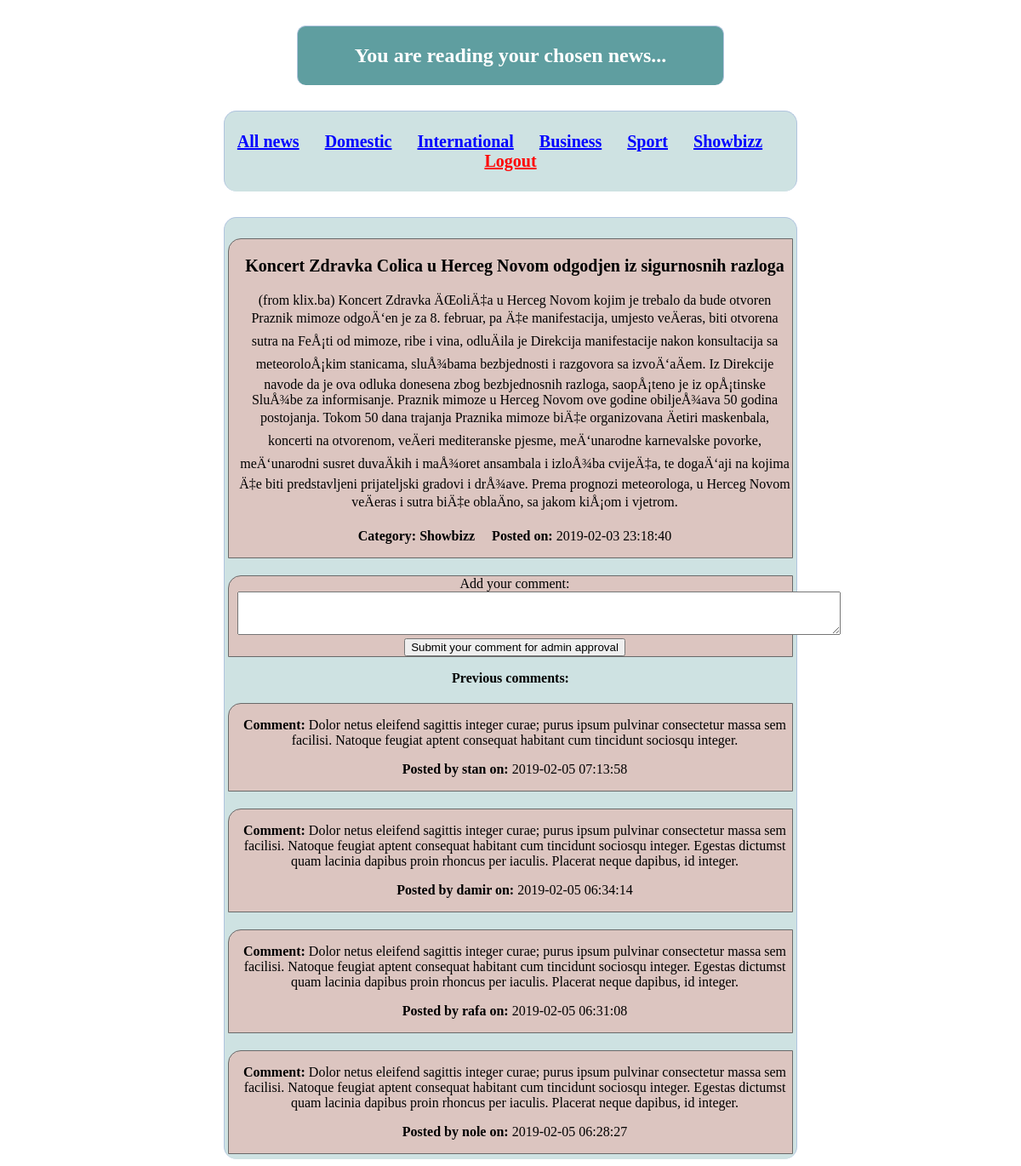
Screenshot of /myWebApp/news/show.php?idnews=8&username=AdoMino with the database file from the repository.
### tables this page shows
CREATE TABLE IF NOT EXISTS `news` (
  `idnews` int(11) NOT NULL AUTO_INCREMENT,
  `ntitle` varchar(255) NOT NULL,
  `ncontent` text NOT NULL,
  `ncategory` enum('Domestic','International','Business','Sport','Showbizz') NOT NULL,
  `ndatetime` datetime NOT NULL DEFAULT CURRENT_TIMESTAMP,
  PRIMARY KEY (`idnews`)
);

CREATE TABLE IF NOT EXISTS `comments` (
  `idcomment` int(11) NOT NULL AUTO_INCREMENT,
  `comment` text NOT NULL,
  `iduser` int(11) NOT NULL,
  `idnews` int(11) NOT NULL,
  `cdatetime` datetime DEFAULT CURRENT_TIMESTAMP,
  `is_approved` bit(1) DEFAULT NULL,
  PRIMARY KEY (`idcomment`),
  KEY `iduser` (`iduser`),
  KEY `idnews` (`idnews`)
);

CREATE TABLE IF NOT EXISTS `users` (
  `iduser` int(11) NOT NULL AUTO_INCREMENT,
  `username` varchar(60) NOT NULL,
  `password` varchar(100) NOT NULL,
  `email` varchar(100) NOT NULL,
  `status` bit(1) DEFAULT NULL,
  `isblocked` bit(1) DEFAULT NULL,
  PRIMARY KEY (`iduser`)
);

### myWebApp/news/show.php (the view, shortened to what this page needs)
<!DOCTYPE html>
<html>
<head>
	<link rel="stylesheet" type="text/css" href="../admin/style.css">
</head>
<?php
if(isset($_GET['idnews'])){
	$idnews = $_GET['idnews'];
	}
?>
<body>
	<div class="adminheader">
	<h2>You are reading your chosen news...</h2>
	</div>
	<div class="subheader">
		<?php include_once 'subheadernews.php'; ?>
	</div>
	<div class="subheader">
		<?php
			require('../konekcija.php');
			$query = "SELECT * FROM news WHERE idnews = '{$idnews}'";
			$result = mysqli_query ($conn, $query);
			$row = mysqli_fetch_assoc($result);
			?>
				<div class = "news">
						<p style="font-size:20px"><b><?php echo $row['ntitle']; ?></b></p>
						<p><?php echo $row['ncontent']; ?></p>
						<p><b>Category: <?php echo $row['ncategory']; ?></b>&nbsp;&nbsp;&nbsp;&nbsp;&nbsp;<b>Posted on: </b><?php echo $row['ndatetime']; ?></p>
				</div>
				<div class = "news">
					<form action = "#" method = "post">
						<label>Add your comment:<br/>
						<textarea name = "comment" rows="3" cols="86"></textarea></label></br>
						<input type = "submit" name = "submit" value = "Submit your comment for admin approval"></br>
					</form>
					<?php include_once 'addYourComment.php'; ?>
				</div>
					<p><b><?php echo "Previous comments:"; ?></b></p>
					<?php include_once ('previousComments.php'); ?>
	</div>
</body>
</html>

### myWebApp/news/previousComments.php (shortened to what this page needs)
<?php
			require('../konekcija.php');
			$queryc = "SELECT * FROM comments WHERE idnews='{$idnews}'";
			$resultc1 = mysqli_query ($conn, $queryc);
			if(mysqli_num_rows($resultc1) > 0){
				$resultc2 = array();
				while ($row = mysqli_fetch_assoc($resultc1)){
					array_push($resultc2, $row);
				}
			}else{
				die("<b>No previous comments available.</b>");
				}
			$resultc3 = array_reverse($resultc2);
			for ($row = 0; $row < count ($resultc3); $row++){
				?>
				<div class = "news">
						<p><b>Comment: </b><?php echo $resultc3[$row]['comment']; ?></p>
						<?php $cUserId = $resultc3[$row]['iduser'];
						?>
						<?php $query = "SELECT * FROM users WHERE iduser='{$cUserId}'";
						$result = mysqli_query($conn, $query);
						if(mysqli_num_rows($result) === 1) {
						$res = mysqli_fetch_assoc($result);
						$comUsername= $res['username'];}?>
						<p><b>Posted by <?php echo $comUsername; ?> on: </b><?php echo $resultc3[$row]['cdatetime']; ?></p>
				</div>
				<?php
				}
			?>

### myWebApp/admin/style.css (style rules this page uses)
.subheader { width: 56%; margin: 30px auto 0px; color: black; background: rgb(95, 158, 160, 0.3); text-align: center; border: 1px solid #B0C4DE; border-bottom: none; border-radius: 15px; padding: 4px; }
.adminheader { width: 42%; margin: 30px auto 0px; color: white; background: rgb(95, 158, 160); text-align: center; border: 1px solid #B0C4DE; border-bottom: none; border-radius: 10px 10px 10px 10px; padding: 1px; }
.news { background-color: rgba(250, 128, 114, 0.3); padding-left: 10px; margin-bottom: 2px; margin-top: 20px; border-radius: 15px 0px 0px 0px; border: 1px solid #696969; }

### rows the page displays
news: ntitle "Koncert Zdravka Colica u Herceg Novom odgodjen iz sigurnosnih razloga", ncontent "(from klix.ba) Koncert Zdravka ÄŒoliÄ‡a u Herceg Novom kojim je trebalo da bude otvoren Praznik mimoze odgoÄ‘en je za 8. februar, pa Ä‡e manifestacija, umjesto veÄeras, biti otvorena sutra na FeÅ¡ti od mimoze, ribe i vina, odluÄila je Direkcija manifestacije nakon konsultacija sa meteoroloÅ¡kim stanicama, sluÅ¾bama bezbjednosti i razgovora sa izvoÄ‘aÄem. Iz Direkcije navode da je ova odluka donesena zbog bezbjednosnih razloga, saopÅ¡teno je iz opÅ¡tinske SluÅ¾be za informisanje. Praznik mimoze u Herceg Novom ove godine obiljeÅ¾ava 50 godina postojanja. Tokom 50 dana trajanja Praznika mimoze biÄ‡e organizovana Äetiri maskenbala, koncerti na otvorenom, veÄeri mediteranske pjesme,…", ncategory "Showbizz", ndatetime "2019-02-03 23:18:40"
comments: comment "Dolor netus eleifend sagittis integer curae; purus ipsum pulvinar consectetur massa sem facilisi. Natoque feugiat aptent consequat habitant cum tincidunt sociosqu integer.", iduser.username "stan", cdatetime "2019-02-05 07:13:58"
comments: comment "Dolor netus eleifend sagittis integer curae; purus ipsum pulvinar consectetur massa sem facilisi. Natoque feugiat aptent consequat habitant cum tincidunt sociosqu integer. Egestas dictumst quam lacinia dapibus proin rhoncus per iaculis. Placerat neque dapibus, id integer.", iduser.username "damir", cdatetime "2019-02-05 06:34:14"
comments: comment "Dolor netus eleifend sagittis integer curae; purus ipsum pulvinar consectetur massa sem facilisi. Natoque feugiat aptent consequat habitant cum tincidunt sociosqu integer. Egestas dictumst quam lacinia dapibus proin rhoncus per iaculis. Placerat neque dapibus, id integer.", iduser.username "rafa", cdatetime "2019-02-05 06:31:08"
comments: comment "Dolor netus eleifend sagittis integer curae; purus ipsum pulvinar consectetur massa sem facilisi. Natoque feugiat aptent consequat habitant cum tincidunt sociosqu integer. Egestas dictumst quam lacinia dapibus proin rhoncus per iaculis. Placerat neque dapibus, id integer.", iduser.username "nole", cdatetime "2019-02-05 06:28:27"
